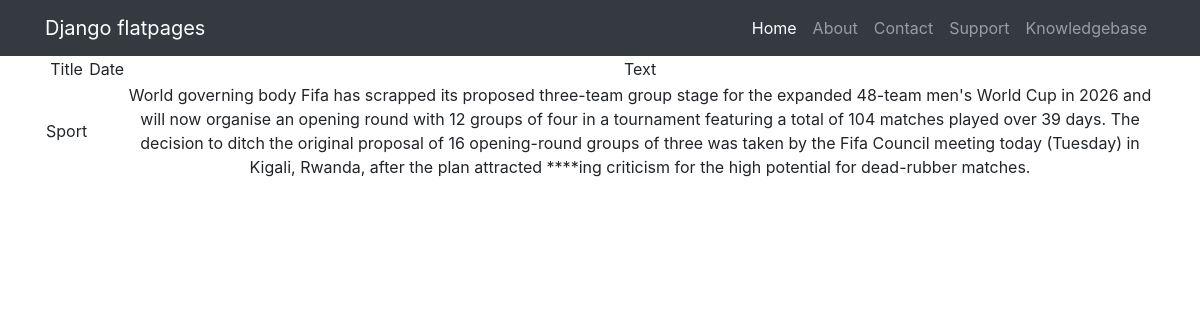
Screenshot of /news/1 with the database file from the repository.
### simpleapp/models.py (models this page shows)
class New(models.Model):
    name = models.CharField(
        max_length=50,
        unique=True, # названия товаров не должны повторяться
    )
    text = models.TextField()
    category = models.ForeignKey(
        to='Category',
        on_delete=models.CASCADE,
        related_name='news', # все продукты в категории будут доступны через поле products
    )
    rate = models.FloatField(
        validators=[MinValueValidator(0.0)],
    )
    def __str__(self):
        return f'{self.name.title()}: {self.text[:20]}'

### simpleapp/views.py (the view)
# urls.py: path('<int:pk>', NewsDetail.as_view()),
class NewsDetail(DetailView):
    model = New # модель всё та же, но мы хотим получать детали конкретно отдельного товара
    template_name = 'new.html' # название шаблона будет product.html
    context_object_name = 'new' # название объекта

### simpleapp/templatetags/custom_filters.py (called while the page is built)
@register.filter(name='Censor')
def Censor(value, arg):
    prof_words = ['anal', 'anus', 'ballsack', 'blowjob', 'blow job', 'boner', 'clitoris', 'cock', 'cunt', 'dick', 'dildo', 'dyke', 'fag', 'fuck', 'jizz', 'labia', 'muff', 'nigger', 'nigga', 'penis', 'piss', 'pussy', 'scrotum', 'sex', 'shit', 'slut', 'smegma', 'spunk', 'twat', 'vagina', 'wank', 'whore']
    censored = []
    for i in prof_words:
        if i in value:
            censored = value.replace(i, len(i)*arg)
            value= censored
    return value

### templates/new.html (shortened to what this page needs)
{% extends 'flatpages/default.html' %} {% load custom_filters %}
{% block content %}
<table>
    <tr>
        <td>
            Title
        </td>
        <td>
            Date
        </td>
        <td>
            Text
        </td>
    </tr>
    <tr>
        <td>
            {{ new.name|Censor:'*'}}
        </td>
        <td>
        </td>
        <td>
            {{ new.text|Censor:'*' }}
        </td>
    </tr>
</table>
{% endblock content %}

### rows the page displays
New: name|Censor "Sport", text|Censor "World governing body Fifa has scrapped its proposed three-team group stage for the expanded 48-team men's World Cup in 2026 and will now organise an opening round with 12 groups of four in a tournament featuring a total of 104 matches played over 39 days. The decision to ditch the original proposal of 16 opening-round groups of three was taken by the Fifa Council meeting today (Tuesday) in Kigali, Rwanda, after the plan attracted ****ing criticism for the high potential for dead-rubber matches."
